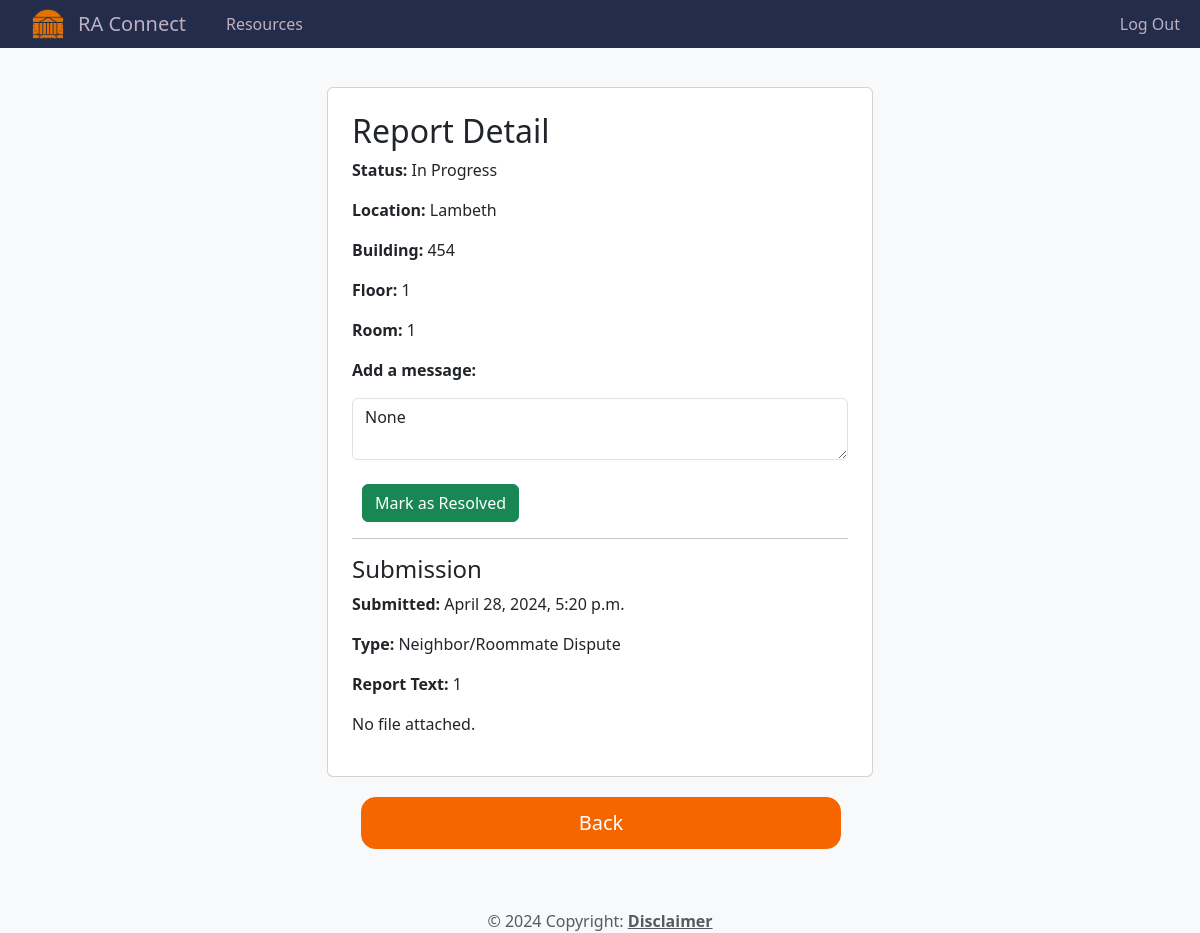
Screenshot of /reports/detail/2/ (signed in) with the database file from the repository.
### reports/models.py (models this page shows, shortened)
class Report(models.Model):
    STATUS_CHOICES = (
        ('New', 'New'),
        ('In Progress', 'In Progress'),
        ('Resolved', 'Resolved'),
    )
    report_text = models.TextField()
    report_file = models.FileField(upload_to='report_files/', blank=True, null=True)
    residence_type = models.CharField(max_length=100)
    report_type = models.CharField(max_length=100, blank=True)  # Add a default value
    residence = models.CharField(max_length=100)
    building = models.CharField(max_length=100, blank=True, null=True)  # Make it optional
    floor = models.IntegerField(blank=True, null=True)  # Make it optional
    room = models.CharField(max_length=100, blank=True, null=True)  # Make it optional
    submission_timestamp = models.DateTimeField(auto_now_add=True)
    status = models.CharField(max_length=20, choices=STATUS_CHOICES, default='New')
    user = models.ForeignKey(
        settings.AUTH_USER_MODEL,
        on_delete=models.CASCADE,
        blank=True,
        null=True,
    )
    admin_message = models.TextField(blank=True, null=True)  # New field for admin message

### reports/views.py (the view)
# urls.py: path('detail/<int:report_id>/', views.report_detail, name='report_detail'),
def report_detail(request, report_id):
    report = get_object_or_404(Report, pk=report_id)
    admin_message = None
    if is_site_admin(request) and report.status == 'New':
        change_status_in_progress(report)
    if request.method == 'POST' and 'admin_message' in request.POST:
        if is_site_admin(request):
            admin_message = request.POST.get('admin_message')
            report.admin_message = admin_message
            report.save()
    if report.report_file and report.report_file.name.lower().endswith('.txt'):
        with report.report_file.open() as file:
            text_content = file.read().decode('utf-8')
    else:
        text_content = None
    return render(request, 'reports/report_detail.html',
                  {'report': report, 'admin_message': report.admin_message, 'text_content': text_content})

### reports/views.py (called while the page is built)
def is_site_admin(request):
    return request.user.groups.filter(name='Site Admins').exists()

### reports/templates/reports/report_detail.html (shortened to what this page needs)
{% extends 'base.html' %}
{% block content %}
<div class="d-flex flex-column min-vh-100">
    <main>
    {% if user.is_authenticated %}
        {% for group in request.user.groups.all %}
                {% if group.name == 'Site Admins' or report.user.username == user.username %}
        <div class="container">
            <div class="row justify-content-center">
                <div class="col-md-6">
                    <div class="card p-4">
                        <h2>Report Detail</h2>
                        <p><strong>Status:</strong> {{ report.status }}</p>
                        <p><strong>Location:</strong> {{ report.residence }}</p>
                        {% if report.building %}
                        <p><strong>Building:</strong> {{ report.building }}</p>
                        {% endif %}
                        {% if report.floor %}
                        <p><strong>Floor:</strong> {{ report.floor }}</p>
                        {% endif %}
                        {% if report.room %}
                        <p><strong>Room:</strong> {{ report.room }}</p>
                        {% endif %}
                        {% for group in request.user.groups.all %}
                        {% if group.name == 'Site Admins' %}
                        {% if report.status != 'Resolved' %}
                        <form action="{% url 'change_status_resolved' report.id %}" method="POST">
                            <p><strong>Add a message:</strong></p>
                            <textarea class="form-control" id="admin_message" name="admin_message" {% if report.status == 'Resolved' %} disabled{% endif %}>{% if report.status != 'Resolved' %}{{ admin_message }}{% endif %}</textarea>
                            <br>
                            <button type="button" class="btn btn-success" data-bs-toggle="modal" data-bs-target="#resolveModal">Mark as Resolved</button>
                        </form>
                        {% endif %}
                        {% endif %}
                        {% endfor %}
                        <hr>
                        <h4>Submission</h4>
                        <p><strong> Submitted:</strong> {{ report.submission_timestamp }}</p>
                        <p><strong> Type:</strong> {{ report.report_type }}</p>
                        <p><strong>Report Text:</strong> {{ report.report_text }}</p>
                        {% if report.report_file %}
                        <p><strong>Report File:</strong> <a href="{{ report.report_file.url }}">{{ report.report_file.name }}</a></p>
                        {% if report.report_file.name|lower|slice:'-4:' == ".pdf" %}
                        <embed src="{{ report.report_file.url }}" type="application/pdf" width="100%" height="600px" />
                        {% elif report.report_file.name|lower|slice:'-5:' == ".jpeg" or report.report_file.name|lower|slice:'-4:' == ".jpg" %}
                        <img src="{{ report.report_file.url }}" style="max-width: 100%; height: auto;">
                        {% endif %}
                        {% if text_content %}
                        <p><strong>Text Content:</strong></p>
                        <pre>{{ text_content|linebreaks }}</pre>
                        {% endif %}
                        {% else %}
                        <p>No file attached.</p>
                        {% endif %}
                    </div>
                </div>
            </div>
        </div>
        <div class="d-grid gap-2 d-md-flex justify-content-center gap-2 h-100 ">
            <button onclick="goBack()" class="btn btn-primary me-md-2">Back</button>
        </div>
            {% endif %}
    {% endfor %}
    {% else %}
        <div class = "container my-5 text-center">
             <p>You don't have access to this page.</p>
        </div>
    {% endif %}
</main>
<footer class="text-center text-lg-start bg-body-tertiary text-muted" style="display: flex; justify-content: center; align-items: center;">
    <div class="footer-content">
        © 2024 Copyright:
        <a class="text-reset fw-bold" href="{% url 'disclaimer' %}">Disclaimer</a>
    </div>
</footer>
 </div>
{% endblock %}

### static/css/style.css (style rules this page uses)
html, body { height: 100%; min-height: 100vh; margin: 0; padding: 0; display: flex; flex-direction: column; flex-grow: 1; }
:root { --uva-blue: #232d4b; --uva-orange: #f56600; --uva-light-blue: #242e4d; --uva-very-light-blue: #5a82d8; --uva-dark-blue: #00214d; --uva-text: #333; --uva-secondary: #f7f9fa; }
.d-grid .btn-primary { margin-top:20px; margin-bottom: 20px; background-color: var(--uva-orange); border-color: var(--uva-orange); color: white; transition: background-color 0.3s ease; border-radius: .9rem; padding: 10px 10px; }

### static/css/style2.css (style rules this page uses)
:root { --uva-blue: #232d4b; --uva-orange: #f56600; --uva-light-blue: #e6e7e8; --uva-dark-blue: #00214d; --uva-text: #333; --uva-secondary: #f7f9fa; }
body { background-color: var(--uva-secondary); color: var(--uva-text); display: flex; flex-direction: column; margin: 0; flex-grow: 1; justify-content: flex-start; padding-top: 47px; min-height: 100vh; }
main { flex-grow: 1; margin-bottom: 40px; padding: 0rem; height: 100%; margin-bottom: 40px; }
.btn { margin-right: 10px; margin-left: 10px; }
body .btn-primary { background-color: var(--uva-orange); border-color: var(--uva-orange); color: white; transition: background-color 0.3s ease; padding: 1rem 2rem; font-size: 1.25rem; border-radius: .9rem; width: 40%; margin-bottom: 20px; }

### reports/templates/base.html (style rules this page uses)
html, body { height: 100%; min-height: 100vh; margin: 0%; padding: 0; }
body { display: flex; flex-direction: column; min-height: 100vh; flex: 1 0 auto; }
main { margin-top: 20px; margin-bottom: 40px; padding-top: 20px; flex: 1; }
footer { clear: both; }

### rows the page displays
Report: status "In Progress", residence "Lambeth", building "454", floor "1", room "1", admin_message "None", submission_timestamp "April 28, 2024, 5:20 p.m.", report_type "Neighbor/Roommate Dispute", report_text "1"
